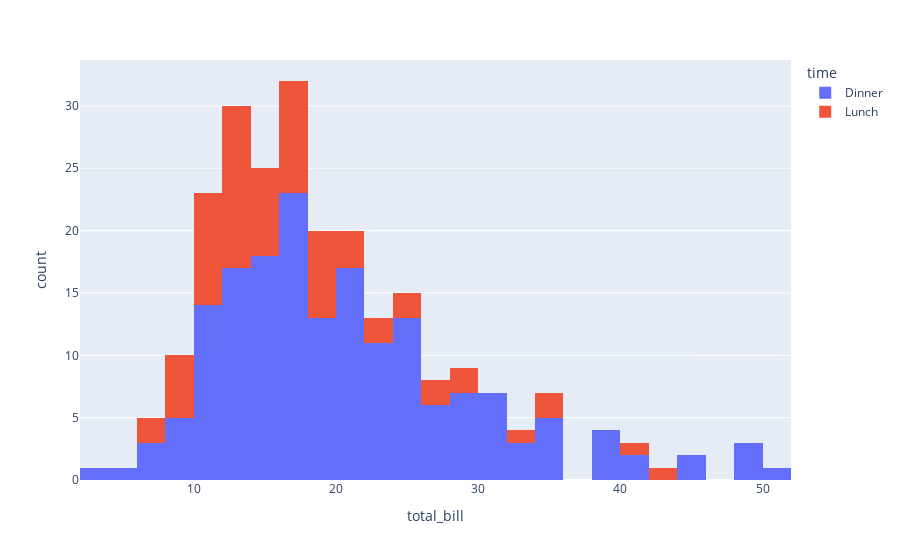

This figure's notebook cell:
### Markdown cell above
### Histogramas 
- mensura a frequencia dos dados.

### Code cell
px.histogram(df, x= 'total_bill' , color="time")

### Figure 1 — Plotly figure (JSON) as saved in the notebook; plotly's stock layout.template omitted (floating-point values rounded to 4 significant figures; data arrays with more than 128 entries replaced by an {"elided": "..."} marker saying what was removed)
{"data": [{"alignmentgroup": "True", "bingroup": "x", "hovertemplate": "time=Dinner<br>total_bill=%{x}<br>count=%{y}<extra></extra>", "legendgroup": "Dinner", "marker": {"color": "#636efa", "pattern": {"shape": ""}}, "name": "Dinner", "offsetgroup": "Dinner", "orientation": "v", "showlegend": true, "type": "histogram", "x": {"elided": "176 float values"}, "xaxis": "x", "yaxis": "y"}, {"alignmentgroup": "True", "bingroup": "x", "hovertemplate": "time=Lunch<br>total_bill=%{x}<br>count=%{y}<extra></extra>", "legendgroup": "Lunch", "marker": {"color": "#EF553B", "pattern": {"shape": ""}}, "name": "Lunch", "offsetgroup": "Lunch", "orientation": "v", "showlegend": true, "type": "histogram", "x": [27.2, 22.76, 17.29, 19.44, 16.66, 10.07, 32.68, 15.98, 34.83, 13.03, 18.28, 24.71, 21.16, 10.65, 12.43, 24.08, 11.69, 13.42, 14.26, 15.95, 12.48, 29.8, 8.52, 14.52, 11.38, 22.82, 19.08, 20.27, 11.17, 12.26, 18.26, 8.51, 10.33, 14.15, 16, 13.16, 17.47, 34.3, 41.19, 27.05, 16.43, 8.35, 18.64, 11.87, 9.78, 7.51, 19.81, 28.44, 15.48, 16.58, 7.56, 10.34, 43.11, 13, 13.51, 18.71, 12.74, 13, 16.4, 20.53, 16.47, 12.16, 13.42, 8.58, 15.98, 13.42, 16.27, 10.09], "xaxis": "x", "yaxis": "y"}], "layout": {"barmode": "relative", "legend": {"title": {"text": "time"}, "tracegroupgap": 0}, "margin": {"t": 60}, "xaxis": {"anchor": "y", "domain": [0, 1], "title": {"text": "total_bill"}}, "yaxis": {"anchor": "x", "domain": [0, 1], "title": {"text": "count"}}}}
